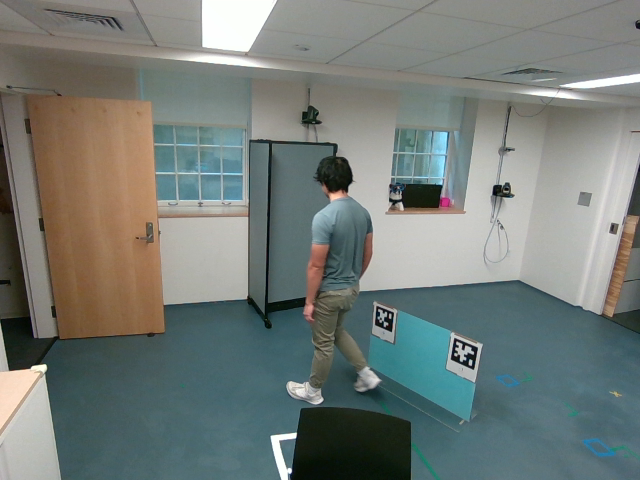
#> input picture calibration_refactored/trial_1/cam1/color/frame_000001.png, 640 x 480 px, found by its file name
$ python april_tag_utils.py
#> lines starting #> are read from the running program, lines starting #| are printed output that depends on the picture
# april_tag_utils.py
import numpy as np
import cv2
from scipy.spatial.transform import Rotation as R
from pupil_apriltags import Detector

TAG_SIZE = 0.173
def detect_apriltags(image, camera_matrix, tag_size=TAG_SIZE, family='tag36h11'):
    """
    Detect AprilTags in an image and return their detections.

    Args:
        image: Input image (numpy array)
        camera_matrix: 3x3 intrinsic matrix
        dist_coeffs: distortion coefficients
        tag_size: physical size of the tag (meters)
        family: AprilTag family to use for detection
    Returns:

        detections: List of AprilTag detection objects

    """
    # Convert to grayscale if image is BGR
    if len(image.shape) == 3:
        gray = cv2.cvtColor(image, cv2.COLOR_BGR2GRAY)
    else:
        gray = image

    detector = Detector(families=family, nthreads=1, quad_decimate=1.0, quad_sigma=0.0,
                        refine_edges=True, decode_sharpening=0.25, debug=False)

    fx, fy, cx, cy = camera_matrix[0, 0], camera_matrix[1, 1], camera_matrix[0, 2], camera_matrix[1, 2]
    camera_params = [fx, fy, cx, cy]
    # Detect tags
    detections = detector.detect(gray, estimate_tag_pose=True, camera_params=camera_params,
                                 tag_size=tag_size)

    return detections


# [55 lines left out: function compute_extrinsics_from_apriltag, not called in this run]


# ==== Additional Utilities ====

def load_camera_intrinsics(yaml_path, cam_name):
    """
    Load camera intrinsics from a YAML file with structure:
    cam_name:
        fx, fy, cx, cy
        distortion_coeffs: [...]
    """
    import yaml
    with open(yaml_path, "r") as f:
        intrinsics_all = yaml.safe_load(f)
    cam_params = intrinsics_all[cam_name]
    fx, fy, cx, cy = cam_params["fx"], cam_params["fy"], cam_params["cx"], cam_params["cy"]
    K = np.array([[fx, 0, cx],
                  [0, fy, cy],
                  [0, 0, 1]], dtype=np.float64)
    dist_coeffs = np.array(cam_params["distortion_coeffs"], dtype=np.float64)
    return K, dist_coeffs


# [18 lines left out: function draw_tag_annotations, not called in this run]


# ==== Main test case ====
if __name__ == "__main__":
    import os

    # === Configuration ===
    test_image_path = "/Users/ivy/Downloads/calibrate_dataset/trial_1/cam1/color/frame_000001.png"
    intrinsics_path = "/Users/ivy/Downloads/calibrate_dataset/3_cam_intrinsics.yaml"
    cam_name = "cam1"
    tag_world_positions = {0: np.array([0,0,0]), 1: np.array([0.5,0.15,-0.46])}

    # === Load image ===
    if not os.path.exists(test_image_path):
        print(f"Test image not found: {test_image_path}")
        exit(1)
    image = cv2.imread(test_image_path)
#> image is the input picture: shape (480, 640, 3); mean B, G, R 119, 123.3, 115.7

    # === Load camera intrinsics ===
    K, dist = load_camera_intrinsics(intrinsics_path, cam_name)

    # === Detect AprilTags ===
    detections = detect_apriltags(image, K, TAG_SIZE)
#> in detect_apriltags, `gray = cv2.cvtColor(image, cv2.COLOR_BGR2GRAY)`:
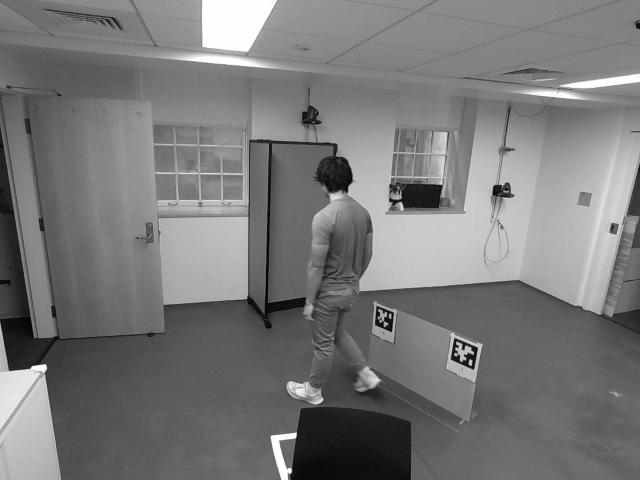
#> gray: shape (480, 640); min 2, max 254, mean 120.5
#> (the run stopped early here; a loop or call above may not have finished)
